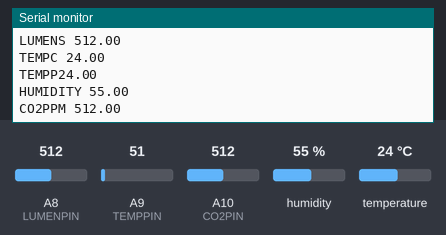
Simulated run of this sketch. Board: Arduino Mega 2560, built with avr-gcc and run on an emulated ATmega2560. Parts: the last lines printed to the serial monitor. The inputs (shaded band) are chosen by the test bench; at power-on: humidity 55 %, A9 (TEMPPIN) = 51, A8 (LUMENPIN) = 512, A10 (CO2PIN) = 512, temperature 24 °C.

Above: at 1.3 s.
1.4 s: humidity set to 22 %
At 2.41 s:
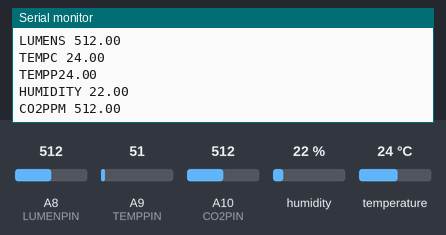
2.9 s: A9 (TEMPPIN) set to 61
4.4 s: A8 (LUMENPIN) set to 716
5.9 s: A10 (CO2PIN) set to 716
At 6.51 s:
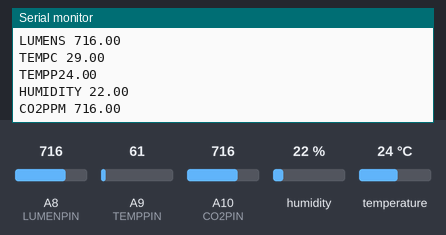
7.4 s: temperature set to 12 °C
At 8.56 s:
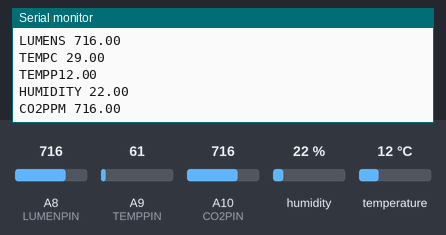
8.9 s: A9 (TEMPPIN) set to 71
Timing chart, 0 to 11.4 s (numbered marks = the images above; inputs shaded):
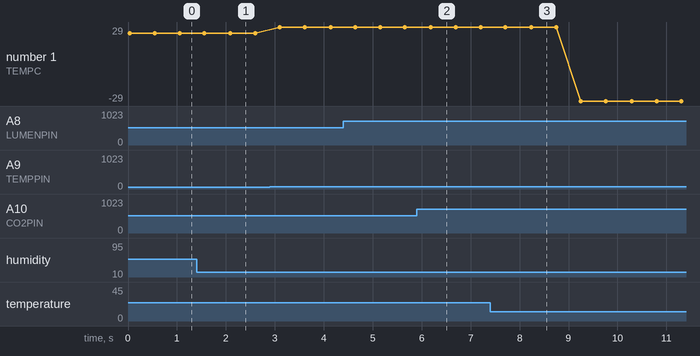

Measured:
- after the input at 1.4 s, the serial monitor: prints a new line after 0.72 s (image 1)
- after the input at 5.9 s, the serial monitor: prints a new line after 0.33 s (image 2)
- after the input at 7.4 s, the serial monitor: prints a new line after 0.85 s (image 3)
- plotted number 1: 24 → 29 after the input at 2.9 s, 29 → -29 after the input at 8.9 s

The sketch:

Serialcom.ino
```cpp
#include <DHT.h>
#include <DHT_U.h>
#define DHTPIN 2
#define DHTTYPE DHT11
int LUMENPIN = A8;
int TEMPPIN = A9;
int CO2PIN = A10;

DHT dht(DHTPIN,DHTTYPE);
void setup() {
  dht.begin();
  Serial.begin(9600);
}

void loop() {
  // Leer valores del pozo con unico sensor DHT11
  float humedadPozo = dht.readHumidity();
  float tempPozo = dht.readTemperature();

  // Leer valor de temperatura con unico sensor LM35
  float tempCasa = analogRead(TEMPPIN)*5*100/1024;

  // Leer valor de iluminacion con sensor LDR
  float lumenRead = analogRead(LUMENPIN);

  // Leer valor de CO2 con sensor MQ-7
  float co2Read = analogRead(CO2PIN);

  Serial.print("LUMENS ");
  Serial.println(lumenRead);

  Serial.print("TEMPC ");
  Serial.println(tempCasa);

  if(!isnan(tempPozo)){
    Serial.print("TEMPP");
    Serial.println(tempPozo);
  }

  if(!isnan(humedadPozo)){
    Serial.print("HUMIDITY ");
    Serial.println(humedadPozo);
  }

  Serial.print("CO2PPM ");
  Serial.println(co2Read);
  delay(500);
}
```
